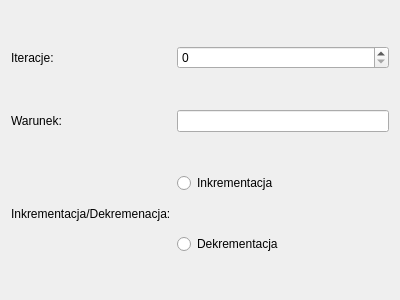
<?xml version="1.0" encoding="UTF-8"?>
<ui version="4.0">
 <class>ForParamWidget</class>
 <widget class="QWidget" name="ForParamWidget">
  <property name="geometry">
   <rect>
    <x>0</x>
    <y>0</y>
    <width>400</width>
    <height>300</height>
   </rect>
  </property>
  <property name="windowTitle">
   <string>Form</string>
  </property>
  <layout class="QGridLayout" name="gridLayout">
   <item row="2" column="1">
    <widget class="QRadioButton" name="radioButton">
     <property name="text">
      <string>Inkrementacja</string>
     </property>
    </widget>
   </item>
   <item row="0" column="0">
    <widget class="QLabel" name="label">
     <property name="text">
      <string>Iteracje:</string>
     </property>
    </widget>
   </item>
   <item row="0" column="1">
    <widget class="QSpinBox" name="spinBox"/>
   </item>
   <item row="1" column="1">
    <widget class="QLineEdit" name="lineEdit"/>
   </item>
   <item row="1" column="0">
    <widget class="QLabel" name="label_2">
     <property name="text">
      <string>Warunek:</string>
     </property>
    </widget>
   </item>
   <item row="3" column="1">
    <widget class="QRadioButton" name="radioButton_2">
     <property name="text">
      <string>Dekrementacja</string>
     </property>
    </widget>
   </item>
   <item row="2" column="0" rowspan="2">
    <widget class="QLabel" name="label_3">
     <property name="text">
      <string>Inkrementacja/Dekremenacja:</string>
     </property>
    </widget>
   </item>
  </layout>
 </widget>
 <resources/>
 <connections/>
</ui>
